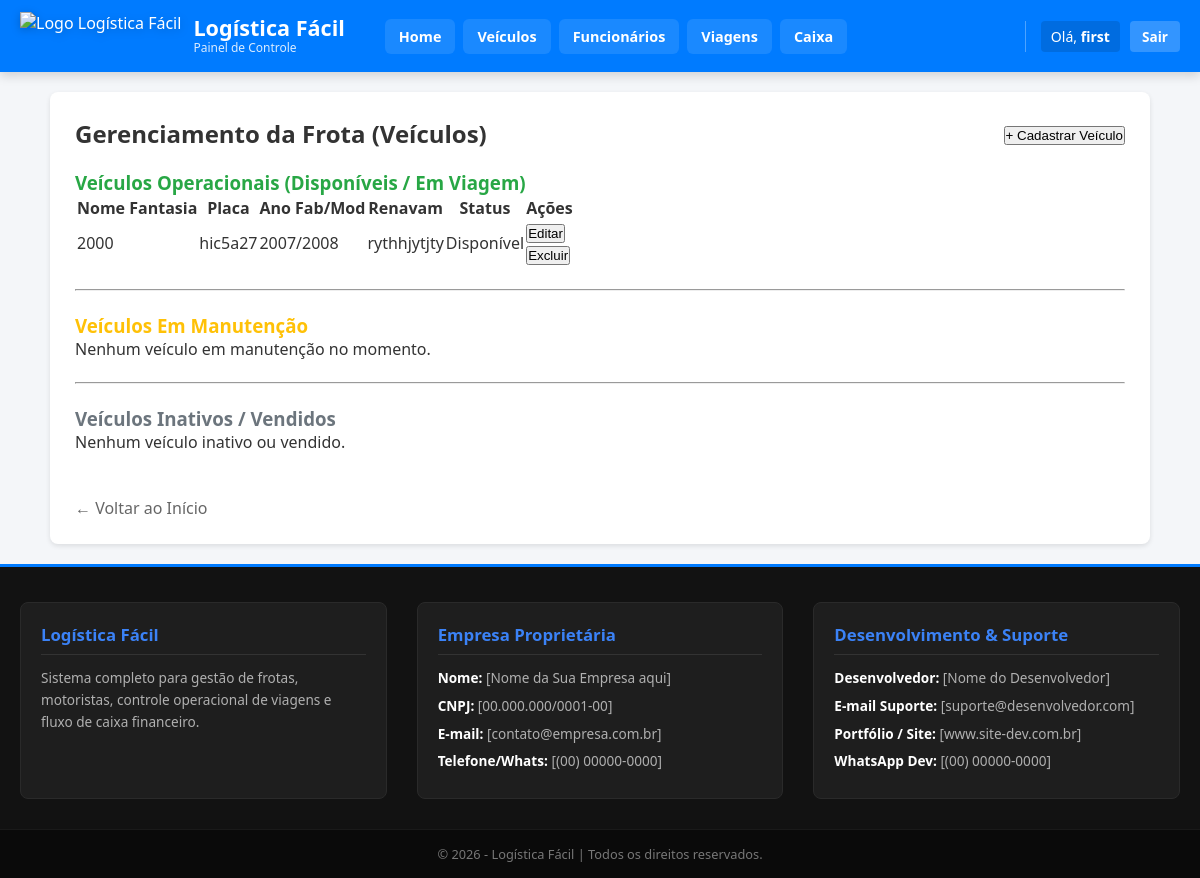
/lista_veiculos/ (signed in), run on the app's committed database.
### app/models.py (models this page shows, shortened)
class Veiculo(models.Model):
    STATUS_CHOICES = [
        ('disponivel', 'Disponível'),
        ('em_viagem', 'Em Viagem'),
        ('manutencao', 'Em Manutenção'),
        ('vendido', 'Vendido'),
    ]
    usuario = models.ForeignKey(User, on_delete=models.CASCADE, verbose_name="Usuário", db_index=True)
    nome_fantasia = models.CharField(max_length=100, verbose_name="Nome Fantasia")
    placa = models.CharField(max_length=7, unique=False, verbose_name="Placa", db_index=True)#nao pode ser unico porque um usuario pode vnder o veiculo para outro
    chassi = models.CharField(max_length=17, unique=False, verbose_name="Chassi")#nao pode ser unico porque um usuario pode vnder o veiculo para outro
    renavam = models.CharField(max_length=11, unique=False, verbose_name="RENAVAM") #nao pode ser unico porque um usuario pode vnder o veiculo para outro
    ano_fabricacao = models.PositiveIntegerField(verbose_name="Ano de Fabricação")
    ano_modelo = models.PositiveIntegerField(verbose_name="Ano do Modelo")
    status = models.CharField(max_length=20, choices=STATUS_CHOICES, default='disponivel', verbose_name="Status", db_index=True)
    descricao = models.TextField(blank=True, null=True, verbose_name="Descrição")
    class Meta:
        db_table = 'veiculos'
        verbose_name = "Veículo"
        verbose_name_plural = "Veículos"

### app/views.py (the view)
# urls.py: path('lista_veiculos/', views.lista_veiculos, name='lista_veiculos'),
@login_required
def lista_veiculos(request):
    veiculos = Veiculo.objects.filter(usuario=request.user)
    veiculos_operacionais = veiculos.filter(status__in=['disponivel', 'em_viagem']).order_by('nome_fantasia')
    veiculos_manutencao = veiculos.filter(status='manutencao').order_by('nome_fantasia')
    veiculos_inativos = veiculos.filter(status='vendido').order_by('nome_fantasia')
    return render(request, 'enterprise/veiculo/veiculo.html', {
        'operacionais': veiculos_operacionais,
        'manutencao': veiculos_manutencao,
        'inativos': veiculos_inativos
    })

### app/templates/enterprise/veiculo/veiculo.html (shortened to what this page needs)
{% extends 'base.html' %}
{% block content %}
<div style="max-width: 1100px; margin: 0 auto; background: #ffffff; padding: 25px; border-radius: 8px; box-shadow: 0 2px 5px rgba(0,0,0,0.1);">
    <div style="display: flex; justify-content: space-between; align-items: center; margin-bottom: 20px;">
        <h2>Gerenciamento da Frota (Veículos)</h2>
        <a href="{% url 'add_veiculo' %}" style="text-decoration: none;">
            <button type="button" class="btn-novo">+ Cadastrar Veículo</button>
        </a>
    </div>
    <h3 style="color: #28a745;">Veículos Operacionais (Disponíveis / Em Viagem)</h3>
    {% if operacionais %}
        <table class="tabela-frota">
            <thead>
                <tr>
                    <th>Nome Fantasia</th>
                    <th>Placa</th>
                    <th>Ano Fab/Mod</th>
                    <th>Renavam</th>
                    <th>Status</th>
                    <th class="coluna-acoes">Ações</th>
                </tr>
            </thead>
            <tbody>
                {% for veiculo in operacionais %}
                    <tr class="{% cycle 'linha-branca' 'linha-cinza' %}">
                        <td class="texto-negrito">{{ veiculo.nome_fantasia }}</td>
                        <td><span class="badge-placa">{{ veiculo.placa }}</span></td>
                        <td>{{ veiculo.ano_fabricacao }}/{{ veiculo.ano_modelo }}</td>
                        <td>{{ veiculo.renavam }}</td>
                        <td>
                            <span class="badge-status status-{{ veiculo.status }}">
                                {{ veiculo.get_status_display }}
                            </span>
                        </td>
                        <td>
                            <div class="container-botoes">
                                <a href="{% url 'editar_veiculo' veiculo.id %}"><button type="button" class="btn-editar">Editar</button></a>
                                <form action="{% url 'excluir_veiculo' veiculo.id %}" method="POST" style="margin:0;" onsubmit="return confirm('Deseja realmente excluir este veículo?');">
                                    <button type="submit" class="btn-excluir">Excluir</button>
                                </form>
                            </div>
                        </td>
                    </tr>
                {% endfor %}
            </tbody>
        </table>
    {% else %}
        <div class="aviso-vazio">Nenhum veículo disponível ou em viagem no momento.</div>
    {% endif %}
    <br><hr><br>
    <h3 style="color: #ffc107;">Veículos Em Manutenção</h3>
    {% if manutencao %}
        <table class="tabela-frota">
            <thead>
                <tr>
                    <th>Nome Fantasia</th>
                    <th>Placa</th>
                    <th>Ano Fab/Mod</th>
                    <th>Renavam</th>
                    <th>Status</th>
                    <th class="coluna-acoes">Ações</th>
                </tr>
            </thead>
            <tbody>
                {% for veiculo in manutencao %}
                    <tr class="{% cycle 'linha-branca' 'linha-cinza' %}">
                        <td class="texto-negrito">{{ veiculo.nome_fantasia }}</td>
                        <td><span class="badge-placa">{{ veiculo.placa }}</span></td>
                        <td>{{ veiculo.ano_fabricacao }}/{{ veiculo.ano_modelo }}</td>
                        <td>{{ veiculo.renavam }}</td>
                        <td><span class="badge-status status-manutencao">Em Manutenção</span></td>
                        <td>
                            <div class="container-botoes">
                                <a href="{% url 'editar_veiculo' veiculo.id %}"><button type="button" class="btn-editar">Editar</button></a>
                                <form action="{% url 'excluir_veiculo' veiculo.id %}" method="POST" style="margin:0;" onsubmit="return confirm('Deseja realmente excluir este veículo?');">
                                    {% csrf_token %}
                                    <button type="submit" class="btn-excluir">Excluir</button>
                                </form>
                            </div>
                        </td>
                    </tr>
                {% endfor %}
            </tbody>
        </table>
    {% else %}
        <div class="aviso-vazio">Nenhum veículo em manutenção no momento.</div>
    {% endif %}
    <br><hr><br>
    <h3 style="color: #6c757d;">Veículos Inativos / Vendidos</h3>
    {% if inativos %}
        <table class="tabela-frota">
            <thead>
                <tr>
                    <th>Nome Fantasia</th>
                    <th>Placa</th>
                    <th>Ano Fab/Mod</th>
                    <th>Renavam</th>
                    <th>Status</th>
                    <th class="coluna-acoes">Ações</th>
                </tr>
            </thead>
            <tbody>
                {% for veiculo in inativos %}
                    <tr class="{% cycle 'linha-branca' 'linha-cinza' %}">
                        <td class="texto-negrito">{{ veiculo.nome_fantasia }}</td>
                        <td><span class="badge-placa">{{ veiculo.placa }}</span></td>
                        <td>{{ veiculo.ano_fabricacao }}/{{ veiculo.ano_modelo }}</td>
                        <td>{{ veiculo.renavam }}</td>
                        <td><span class="badge-status status-vendido">Vendido</span></td>
                        <td>
                            <div class="container-botoes">
                                <a href="{% url 'editar_veiculo' veiculo.id %}"><button type="button" class="btn-editar">Editar</button></a>
                                <form action="{% url 'excluir_veiculo' veiculo.id %}" method="POST" style="margin:0;" onsubmit="return confirm('Deseja realmente excluir este veículo?');">
                                    {% csrf_token %}
                                    <button type="submit" class="btn-excluir">Excluir</button>
                                </form>
                            </div>
                        </td>
                    </tr>
                {% endfor %}
            </tbody>
        </table>
    {% else %}
        <div class="aviso-vazio">Nenhum veículo inativo ou vendido.</div>
    {% endif %}
    <br><br>
    <a href="{% url 'home' %}" style="color: #666; text-decoration: none;">← Voltar ao Início</a>
</div>
{% endblock %}

### app/templates/base.html (shortened to what this page needs)
{% load static %}
<!DOCTYPE html>
<html lang="pt-BR">
<head>
    <link rel="stylesheet" href="{% static 'css/style.css' %}">
</head>
<body class="corpo-base">
    <header class="cabecalho-base">
        <div class="container_cabecalho-base">
            <div class="marca_cabecalho-base">
                <a href="{% url 'home' %}" class="link_logo-base">
                    <img src="{% static 'img/logo.png' %}" alt="Logo Logística Fácil" class="img_logo-base">
                    <div class="texto_marca-base">
                        <h1 class="titulo_sistema-base">Logística Fácil</h1>
                        <span class="subtitulo_sistema-base">Painel de Controle</span>
                    </div>
                </a>
            </div>
            <nav class="navegacao-base" id="navegacaoPrincipal">
                <div class="links_navegacao-base">
                    <a href="{% url 'home' %}" class="item_link-base">Home</a>
                    <a href="{% url 'lista_veiculos' %}" class="item_link-base">Veículos</a>
                    <a href="{% url 'lista_funcionario' %}" class="item_link-base">Funcionários</a>
                    <a href="{% url 'lista_viagem' %}" class="item_link-base">Viagens</a>
                    <a href="{% url 'lista_caixa' %}" class="item_link-base">Caixa</a>
                </div>
                <div class="usuario_info-base">
                    {% if user.is_authenticated %}
                        <a href="{% url 'perfil_user' %}" class="link_perfil_usuario-base" title="Acessar Perfil">
                            Olá, <strong>{{ user.username }}</strong>
                        </a>
                        <a href="{% url 'logout' %}" class="btn_sair-base">Sair</a>
                    {% else %}
                        <span class="saudacao_usuario-base">Não autenticado</span>
                        <a href="{% url 'login' %}" class="btn_login-base">Login</a>
                    {% endif %}
                </div>
            </nav>
        </div>
    </header>
    <main class="conteudo_principal-base">
        {% block content %}
        {% endblock %}
    </main>
    <footer class="rodape-base">
        <div class="container_rodape-base">
            <div class="coluna_rodape-base">
                <h4 class="titulo_coluna-base">Logística Fácil</h4>
                <p class="texto_coluna-base">Sistema completo para gestão de frotas, motoristas, controle operacional de viagens e fluxo de caixa financeiro.</p>
            </div>
            <div class="coluna_rodape-base">
                <h4 class="titulo_coluna-base">Empresa Proprietária</h4>
                <p class="item_contato-base"><strong>Nome:</strong> [Nome da Sua Empresa aqui]</p>
                <p class="item_contato-base"><strong>CNPJ:</strong> [00.000.000/0001-00]</p>
                <p class="item_contato-base"><strong>E-mail:</strong> [contato@empresa.com.br]</p>
                <p class="item_contato-base"><strong>Telefone/Whats:</strong> [(00) 00000-0000]</p>
            </div>
            <div class="coluna_rodape-base">
                <h4 class="titulo_coluna-base">Desenvolvimento & Suporte</h4>
                <p class="item_contato-base"><strong>Desenvolvedor:</strong> [Nome do Desenvolvedor]</p>
                <p class="item_contato-base"><strong>E-mail Suporte:</strong> [suporte@desenvolvedor.com]</p>
                <p class="item_contato-base"><strong>Portfólio / Site:</strong> [www.site-dev.com.br]</p>
                <p class="item_contato-base"><strong>WhatsApp Dev:</strong> [(00) 00000-0000]</p>
            </div>
        </div>
        <div class="copia_direitos-base">
            <p>&copy; 2026 - Logística Fácil | Todos os direitos reservados.</p>
        </div>
    </footer>
</body>
</html>

### app/static/css/style.css (style rules this page uses)
* { box-sizing: border-box; margin: 0; padding: 0; }
:root { --cor-primaria-base: #007bff; --cor-primaria-hover-base: #0056b3; --cor-sucesso-base: #28a745; --cor-perigo-base: #dc3545; --cor-cinza-escuro-base: #1a1a1a; --cor-fundo-pagina-base: #f4f6f9; --cor-fundo-rodape-base: #121212; --cor-fundo-rodape-card-base: #1e1e1e; --cor-texto-rodape-base: #b0b0b0; --cor-borda-base: #dee2e6; --fonte-padrao-base: 'Segoe UI', Roboto, Helvetica, Arial, sans-serif; }
body.corpo-base { background-color: var(--cor-fundo-pagina-base); font-family: var(--fonte-padrao-base); color: #333333; display: flex; flex-direction: column; min-height: 100vh; }
.cabecalho-base { background-color: var(--cor-primaria-base); color: #ffffff; box-shadow: 0 4px 10px rgba(0, 0, 0, 0.15); position: sticky; top: 0; z-index: 1000; padding: 12px 0; }
.container_cabecalho-base { max-width: 1200px; margin: 0 auto; padding: 0 20px; display: flex; justify-content: space-between; align-items: center; gap: 20px; }
.marca_cabecalho-base { display: flex; align-items: center; flex-shrink: 0; }
.link_logo-base { display: flex; align-items: center; gap: 12px; text-decoration: none; color: #ffffff; }
.img_logo-base { height: 48px; width: auto; object-fit: contain; filter: drop-shadow(0px 2px 4px rgba(0,0,0,0.2)); }
.texto_marca-base { display: flex; flex-direction: column; }
.titulo_sistema-base { font-size: 1.35rem; font-weight: 700; line-height: 1.1; white-space: nowrap; }
.subtitulo_sistema-base { font-size: 0.75rem; opacity: 0.85; white-space: nowrap; }
.navegacao-base { display: flex; align-items: center; justify-content: space-between; width: 100%; margin-left: 20px; }
.links_navegacao-base { display: flex; align-items: center; gap: 8px; flex-wrap: wrap; }
.item_link-base { color: #ffffff; text-decoration: none; font-weight: 600; font-size: 0.9rem; padding: 8px 14px; border-radius: 6px; background-color: rgba(255, 255, 255, 0.1); transition: all 0.2s ease; white-space: nowrap; }
.usuario_info-base { display: flex; align-items: center; gap: 10px; border-left: 1px solid rgba(255, 255, 255, 0.3); padding-left: 15px; flex-shrink: 0; }
.link_perfil_usuario-base { color: #ffffff; text-decoration: none; font-size: 0.88rem; padding: 6px 10px; border-radius: 4px; background-color: rgba(0, 0, 0, 0.12); transition: background-color 0.2s; white-space: nowrap; }
.btn_sair-base, .btn_login-base { background-color: rgba(255, 255, 255, 0.2); color: #ffffff; text-decoration: none; padding: 6px 12px; border-radius: 4px; font-size: 0.85rem; font-weight: bold; transition: background-color 0.2s; white-space: nowrap; }
.conteudo_principal-base { flex: 1; max-width: 1200px; width: 100%; margin: 20px auto; padding: 0 20px; }
.rodape-base { background-color: var(--cor-fundo-rodape-base); color: #ffffff; margin-top: auto; padding-top: 35px; border-top: 3px solid var(--cor-primaria-base); }
.container_rodape-base { max-width: 1200px; margin: 0 auto; padding: 0 20px; display: grid; grid-template-columns: repeat(3, 1fr); gap: 30px; }
.coluna_rodape-base { background-color: var(--cor-fundo-rodape-card-base); padding: 20px; border-radius: 8px; border: 1px solid #2a2a2a; }
.titulo_coluna-base { color: #3b82f6; font-size: 1.05rem; margin-bottom: 12px; border-bottom: 1px solid #333333; padding-bottom: 8px; }
.texto_coluna-base, .item_contato-base { color: var(--cor-texto-rodape-base); font-size: 0.85rem; line-height: 1.6; margin-bottom: 6px; }
.item_contato-base strong { color: #ffffff; }
.copia_direitos-base { text-align: center; padding: 15px; margin-top: 30px; background-color: #0a0a0a; font-size: 0.8rem; color: #777777; border-top: 1px solid #1a1a1a; }

### data on the page
Veiculo: nome_fantasia "2000", placa "hic5a27", ano_fabricacao "2007", ano_modelo "2008", renavam "rythhjytjty", status "Disponível"

### other printed values
{{ user.username }} "first"
